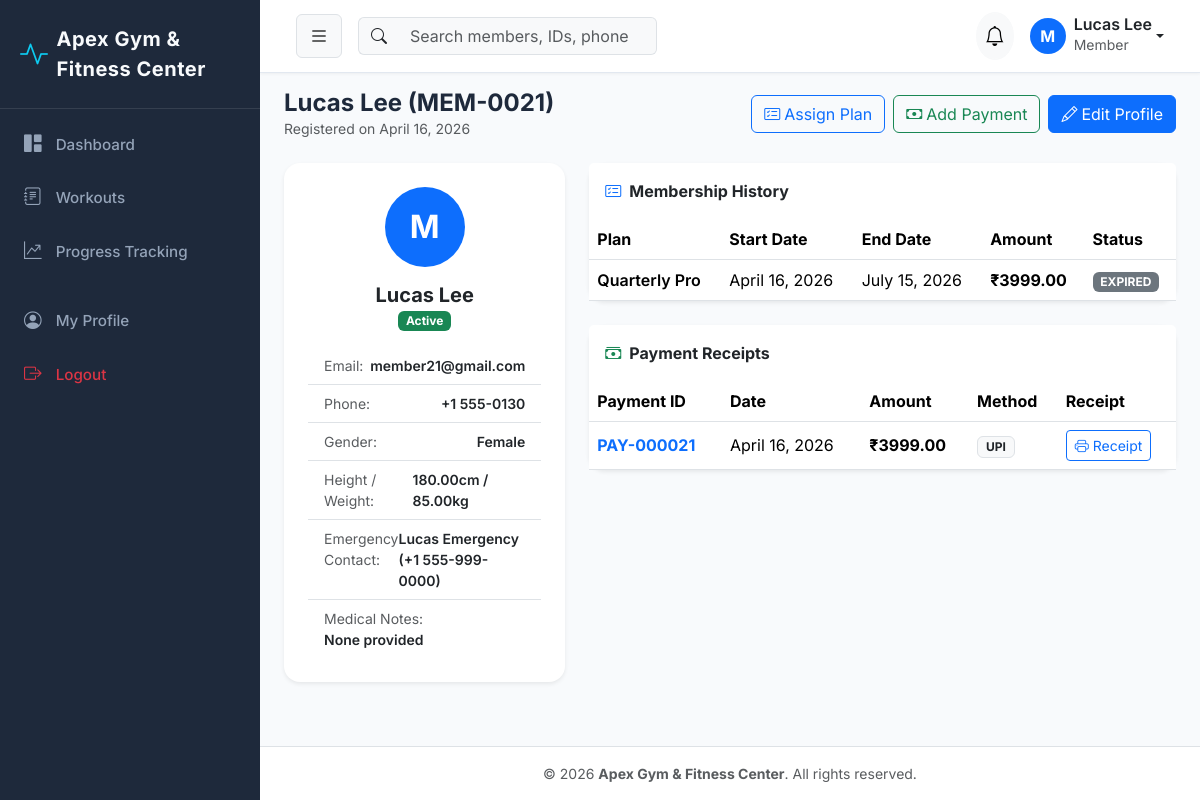
Page /members/21/ (signed in) on the earlier database version.
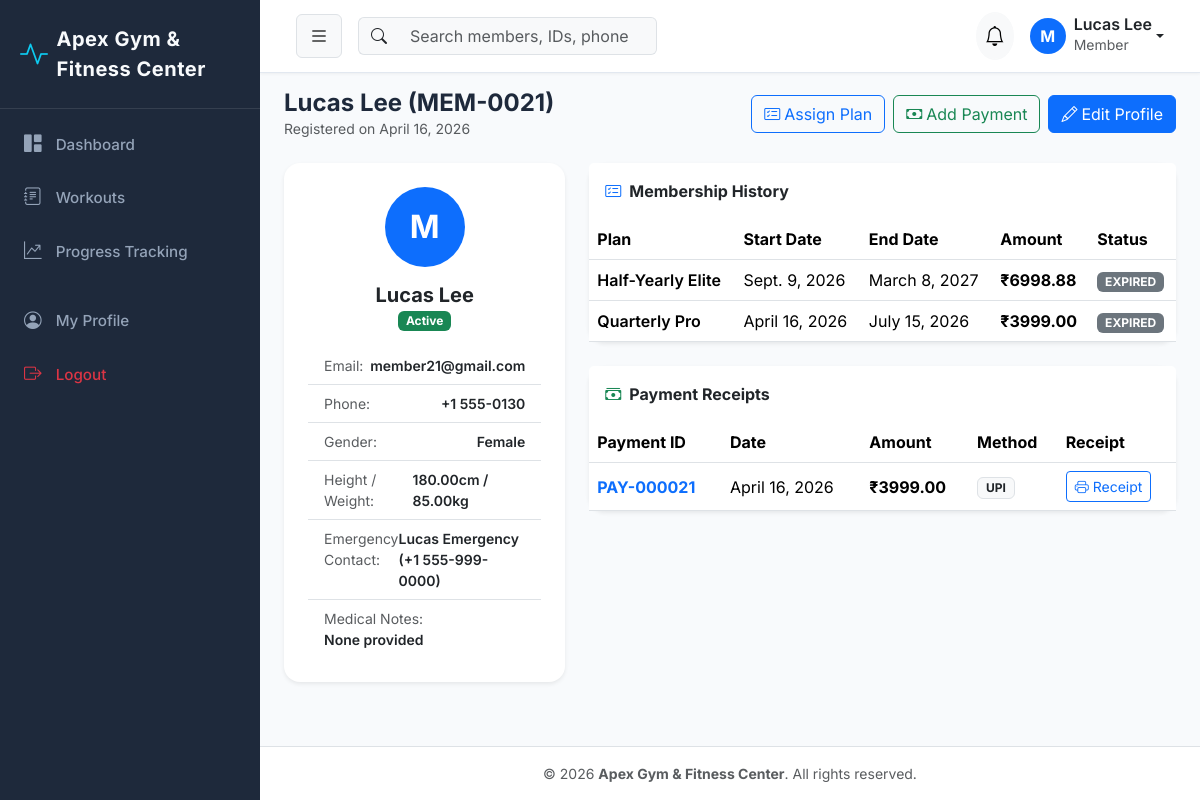
Same page on the later database version.
### memberships/models.py (models this page shows, shortened)
class MemberSubscription(models.Model):
    class StatusChoices(models.TextChoices):
        ACTIVE = 'ACTIVE', 'Active'
        EXPIRED = 'EXPIRED', 'Expired'
        CANCELLED = 'CANCELLED', 'Cancelled'
        PENDING = 'PENDING', 'Pending'
    member = models.ForeignKey(Member, on_delete=models.CASCADE, related_name='subscriptions')
    membership_plan = models.ForeignKey(MembershipPlan, on_delete=models.PROTECT, related_name='subscriptions')
    start_date = models.DateField(default=timezone.now)
    end_date = models.DateField()
    price = models.DecimalField(max_digits=10, decimal_places=2)
    discount = models.DecimalField(max_digits=10, decimal_places=2, default=0.00)
    final_amount = models.DecimalField(max_digits=10, decimal_places=2)
    status = models.CharField(max_length=20, choices=StatusChoices.choices, default=StatusChoices.ACTIVE)
    created_at = models.DateTimeField(auto_now_add=True)

class MembershipPlan(models.Model):
    name = models.CharField(max_length=100)
    description = models.TextField(blank=True, null=True)
    duration_days = models.PositiveIntegerField(help_text='Duration in days, e.g. 30, 90, 365')
    price = models.DecimalField(max_digits=10, decimal_places=2)
    features = models.TextField(help_text='Features comma or newline separated', blank=True, null=True)
    is_active = models.BooleanField(default=True)
    created_at = models.DateTimeField(auto_now_add=True)

### payments/models.py (models this page shows, shortened)
class Payment(models.Model):
    class MethodChoices(models.TextChoices):
        CASH = 'CASH', 'Cash'
        UPI = 'UPI', 'UPI'
        CARD = 'CARD', 'Card'
        BANK_TRANSFER = 'BANK_TRANSFER', 'Bank Transfer'
        ONLINE = 'ONLINE', 'Online'
    class StatusChoices(models.TextChoices):
        PAID = 'PAID', 'Paid'
        PENDING = 'PENDING', 'Pending'
        FAILED = 'FAILED', 'Failed'
        REFUNDED = 'REFUNDED', 'Refunded'
    payment_id = models.CharField(max_length=20, unique=True, editable=False)
    member = models.ForeignKey(Member, on_delete=models.CASCADE, related_name='payments')
    subscription = models.ForeignKey(MemberSubscription, on_delete=models.SET_NULL, null=True, blank=True, related_name='payments')
    amount = models.DecimalField(max_digits=10, decimal_places=2)
    payment_method = models.CharField(max_length=20, choices=MethodChoices.choices, default=MethodChoices.UPI)
    payment_date = models.DateField(default=timezone.now)
    transaction_id = models.CharField(max_length=100, blank=True, null=True)
    status = models.CharField(max_length=20, choices=StatusChoices.choices, default=StatusChoices.PAID)
    notes = models.TextField(blank=True, null=True)
    created_at = models.DateTimeField(auto_now_add=True)

### members/views.py (the view)
# urls.py: path('<int:pk>/', views.member_detail_view, name='detail'),
@login_required
def member_detail_view(request, pk):
    member = get_object_or_404(Member.objects.select_related('user'), pk=pk)
    if request.user.is_member and hasattr(request.user, 'member_profile') and request.user.member_profile.id != member.id:
        messages.error(request, "Access denied. You can only view your own profile.")
        return redirect('dashboard:index')
    subscriptions = member.subscriptions.select_related('membership_plan').all().order_by('-created_at')
    payments = member.payments.all().order_by('-payment_date')
    attendances = member.attendances.all().order_by('-date')[:10]
    assigned_trainer = member.assigned_trainers.select_related('trainer__user').first()
    workout_plans = member.workout_plans.all().order_by('-created_at')
    progress_records = member.progress_records.all().order_by('date')
    return render(request, 'members/member_detail.html', {
        'member': member,
        'subscriptions': subscriptions,
        'payments': payments,
        'attendances': attendances,
        'assigned_trainer': assigned_trainer,
        'workout_plans': workout_plans,
        'progress_records': progress_records,
    })

### accounts/models.py (called while the page is built)
    @property
    def is_admin(self):
        return self.role == self.Role.ADMIN or self.is_superuser

    @property
    def is_staff_user(self):
        return self.role == self.Role.STAFF or self.is_admin

    @property
    def is_member(self):
        return self.role == self.Role.MEMBER

    def get_full_name_or_username(self):
        full = f"{self.first_name} {self.last_name}".strip()
        return full if full else self.username

### members/models.py (called while the page is built)
    @property
    def full_name(self):
        return self.user.get_full_name_or_username()

### notifications/context_processors.py (called while the page is built)
def user_notifications(request):
    if request.user.is_authenticated:
        unread = Notification.objects.filter(user=request.user, is_read=False)[:5]
        unread_count = Notification.objects.filter(user=request.user, is_read=False).count()
        return {
            'navbar_notifications': unread,
            'unread_notifications_count': unread_count
        }
    return {
        'navbar_notifications': [],
        'unread_notifications_count': 0
    }

### templates/members/member_detail.html (shortened to what the changed rows need)
{% extends "base.html" %}
{% block content %}
<div class="row g-4 mb-4">
    <div class="col-lg-8">
        <div class="card border-0 shadow-sm rounded-4 mb-4">
            <div class="table-responsive">
                <table class="table table-hover align-middle mb-0">
                    <thead>
                        <tr>
                            <th>Plan</th>
                            <th>Start Date</th>
                            <th>End Date</th>
                            <th>Amount</th>
                            <th>Status</th>
                        </tr>
                    </thead>
                    <tbody>
                        {% for sub in subscriptions %}
                        <tr>
                            <td class="fw-semibold">{{ sub.membership_plan.name }}</td>
                            <td>{{ sub.start_date }}</td>
                            <td>{{ sub.end_date }}</td>
                            <td class="fw-bold">₹{{ sub.final_amount }}</td>
                            <td><span class="badge {% if sub.status == 'ACTIVE' %}bg-success{% else %}bg-secondary{% endif %}">{{ sub.status }}</span></td>
                        </tr>
                        {% empty %}
                        <tr><td colspan="5" class="text-muted text-center py-3">No membership records.</td></tr>
                        {% endfor %}
                    </tbody>
                </table>
            </div>
        </div>
        <div class="card border-0 shadow-sm rounded-4">
            <div class="table-responsive">
                <table class="table table-hover align-middle mb-0">
                    <thead>
                        <tr>
                            <th>Payment ID</th>
                            <th>Date</th>
                            <th>Amount</th>
                            <th>Method</th>
                            <th>Receipt</th>
                        </tr>
                    </thead>
                    <tbody>
                        {% for p in payments %}
                        <tr>
                            <td class="fw-bold text-primary">{{ p.payment_id }}</td>
                            <td>{{ p.payment_date }}</td>
                            <td class="fw-bold">₹{{ p.amount }}</td>
                            <td><span class="badge bg-light text-dark border">{{ p.get_payment_method_display }}</span></td>
                            <td><a href="{% url 'payments:receipt' p.pk %}" class="btn btn-sm btn-outline-primary"><i class="bi bi-printer"></i> Receipt</a></td>
                        </tr>
                        {% empty %}
                        <tr><td colspan="5" class="text-muted text-center py-3">No payment records.</td></tr>
                        {% endfor %}
                    </tbody>
                </table>
            </div>
        </div>
    </div>
</div>
{% endblock %}

Differences in the rows shown:
added MemberSubscription: membership_plan.name "Half-Yearly Elite", start_date "Sept. 9, 2026", end_date "March 8, 2027", final_amount "6998.88", status "EXPIRED"
